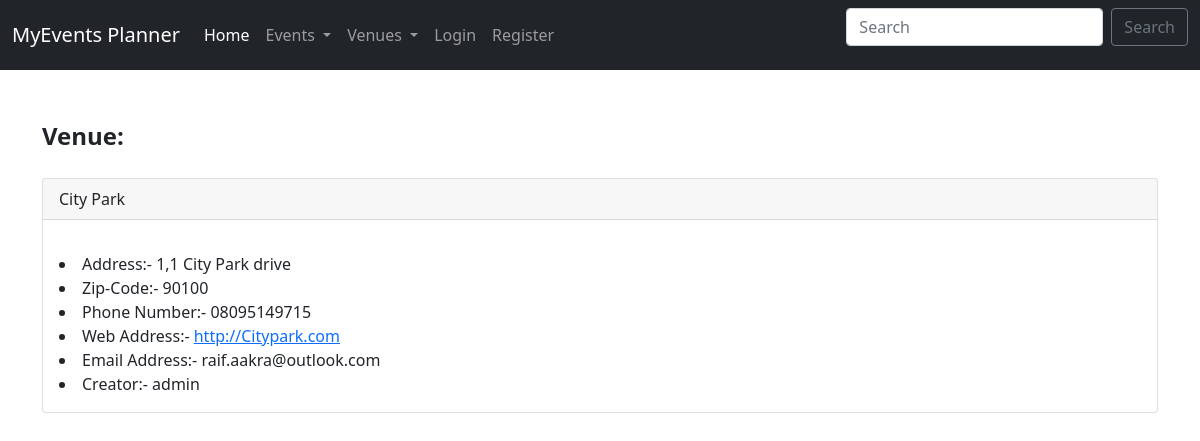
Page /show_venue/1 on the committed database.
### events/models.py (models this page shows)
class Venue(models.Model):
    name = models.CharField('Venue Name', max_length=120)
    address = models.CharField(max_length=300)
    zip_code = models.CharField('Zip code', max_length=10)
    phone = models.CharField('Contact phone', max_length=20, blank=True)
    web = models.URLField('website address', blank=True)
    email_address = models.EmailField(blank=True)
    owner = models.IntegerField("Venue owner", blank=False)
    def __str__(self):
        return self.name

### events/views.py (the view)
# urls.py: path('show_venue/<venue_id>', views.show_venue, name='show-venue'),
def show_venue(request, venue_id):
    showing_venue = Venue.objects.get(pk=venue_id)
    venue_owner = User.objects.get(pk=showing_venue.owner)  # Get the venue owner name which is originally in integers
    return render(request, 'events/Venue2.html', {'showing_venue': showing_venue, 'venue_owner': venue_owner})

### events/templates/events/Venue2.html (shortened to what this page needs)
{% extends 'events/base.html' %}
{% block content %}
        <font size="+2">
    <strong>Venue:</strong>
            </font>
    <br/><br/>
            <div class="card">
  <div class="card-header">
    {{ showing_venue }}
  </div>
  <div class="card-body">
    <p class="card-text">
      <li>Address:- {{ showing_venue.address }}<br/></li>
      <li>Zip-Code:- {{ showing_venue.zip_code }}<br/></li>
      <li>Phone Number:- {{ showing_venue.phone }}<br/></li>
      <li>Web Address:- <a href="{{ showing_venue.web }}">{{ showing_venue.web }}</a><br/></li>
      <li>Email Address:- {{ showing_venue.email_address }}<br/></li>
      <li>Creator:- {{ venue_owner }}<br/></li>
  </div>
</div>
{% endblock %}

### rows in the picture
Venue: name "City Park", address "1,1 City Park drive", zip_code "90100", phone "08095149715", web "http://Citypark.com", email_address "raif.aakra@outlook.com"

### other values in the picture
{{ venue_owner }} "admin"
